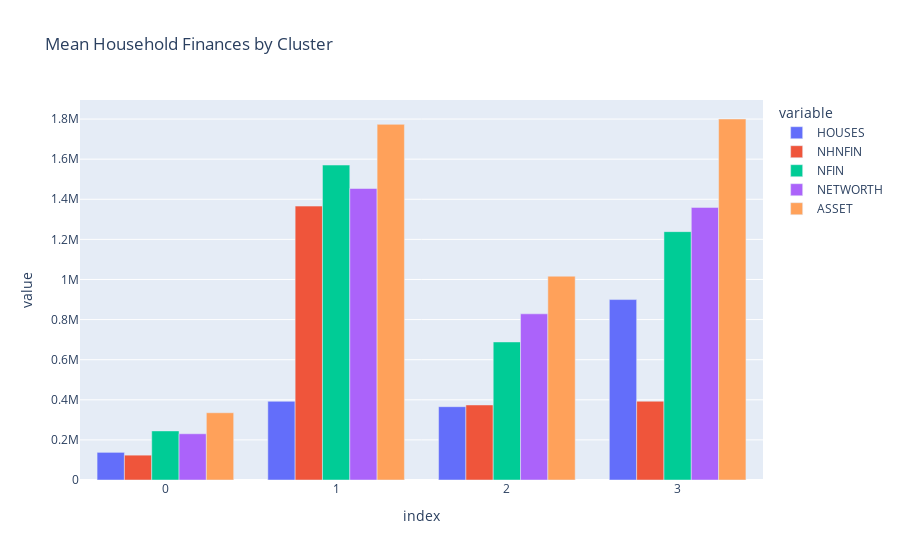

Write notebook code for a chart like this one.
### Code cell
fig = px.bar(
    xgb,
    barmode= 'group',
    labels={'x': 'Cluster', 'y': 'Value [$]'}, 
    title='Mean Household Finances by Cluster')
fig.show()

### Figure 1 — Plotly figure (JSON) as saved in the notebook; plotly's stock layout.template omitted (floating-point values rounded to 4 significant figures)
{"data": [{"alignmentgroup": "True", "hovertemplate": "variable=HOUSES<br>index=%{x}<br>value=%{y}<extra></extra>", "legendgroup": "HOUSES", "marker": {"color": "#636efa", "pattern": {"shape": ""}}, "name": "HOUSES", "offsetgroup": "HOUSES", "orientation": "v", "showlegend": true, "textposition": "auto", "type": "bar", "x": [0, 1, 2, 3], "xaxis": "x", "y": [137900.0, 392400.0, 365700.0, 899800.0], "yaxis": "y"}, {"alignmentgroup": "True", "hovertemplate": "variable=NHNFIN<br>index=%{x}<br>value=%{y}<extra></extra>", "legendgroup": "NHNFIN", "marker": {"color": "#EF553B", "pattern": {"shape": ""}}, "name": "NHNFIN", "offsetgroup": "NHNFIN", "orientation": "v", "showlegend": true, "textposition": "auto", "type": "bar", "x": [0, 1, 2, 3], "xaxis": "x", "y": [123900.0, 1366000.0, 374200.0, 392800.0], "yaxis": "y"}, {"alignmentgroup": "True", "hovertemplate": "variable=NFIN<br>index=%{x}<br>value=%{y}<extra></extra>", "legendgroup": "NFIN", "marker": {"color": "#00cc96", "pattern": {"shape": ""}}, "name": "NFIN", "offsetgroup": "NFIN", "orientation": "v", "showlegend": true, "textposition": "auto", "type": "bar", "x": [0, 1, 2, 3], "xaxis": "x", "y": [244800.0, 1571000.0, 688500.0, 1239000.0], "yaxis": "y"}, {"alignmentgroup": "True", "hovertemplate": "variable=NETWORTH<br>index=%{x}<br>value=%{y}<extra></extra>", "legendgroup": "NETWORTH", "marker": {"color": "#ab63fa", "pattern": {"shape": ""}}, "name": "NETWORTH", "offsetgroup": "NETWORTH", "orientation": "v", "showlegend": true, "textposition": "auto", "type": "bar", "x": [0, 1, 2, 3], "xaxis": "x", "y": [230500.0, 1454000.0, 828700.0, 1359000.0], "yaxis": "y"}, {"alignmentgroup": "True", "hovertemplate": "variable=ASSET<br>index=%{x}<br>value=%{y}<extra></extra>", "legendgroup": "ASSET", "marker": {"color": "#FFA15A", "pattern": {"shape": ""}}, "name": "ASSET", "offsetgroup": "ASSET", "orientation": "v", "showlegend": true, "textposition": "auto", "type": "bar", "x": [0, 1, 2, 3], "xaxis": "x", "y": [335400.0, 1774000.0, 1016000.0, 1800000.0], "yaxis": "y"}], "layout": {"autosize": true, "barmode": "group", "legend": {"title": {"text": "variable"}, "tracegroupgap": 0}, "title": {"text": "Mean Household Finances by Cluster"}, "xaxis": {"anchor": "y", "autorange": true, "domain": [0, 1], "range": [-0.5, 3.5], "title": {"text": "index"}, "type": "linear"}, "yaxis": {"anchor": "x", "autorange": true, "domain": [0, 1], "range": [0, 1895000.0], "title": {"text": "value"}, "type": "linear"}}}
